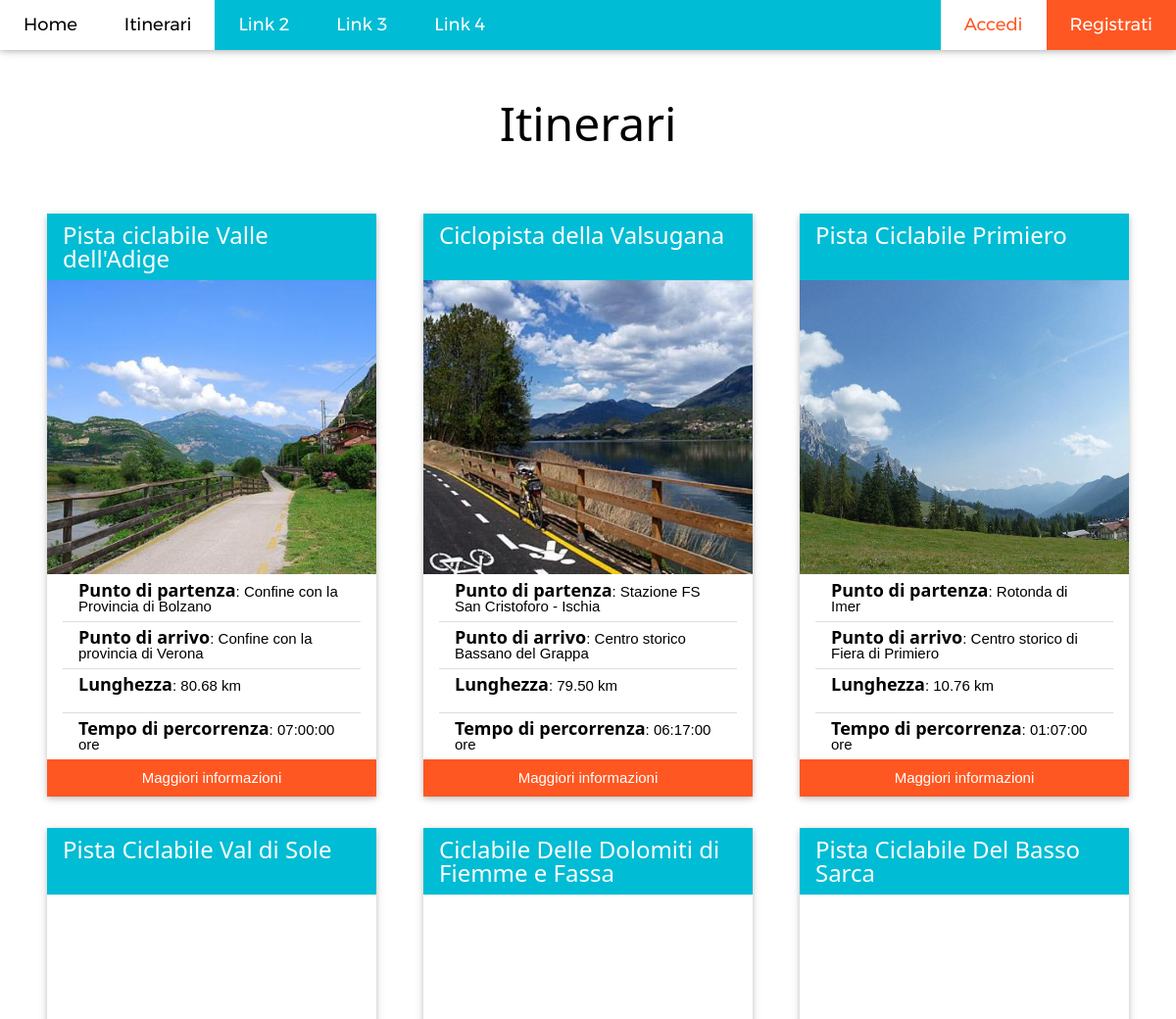
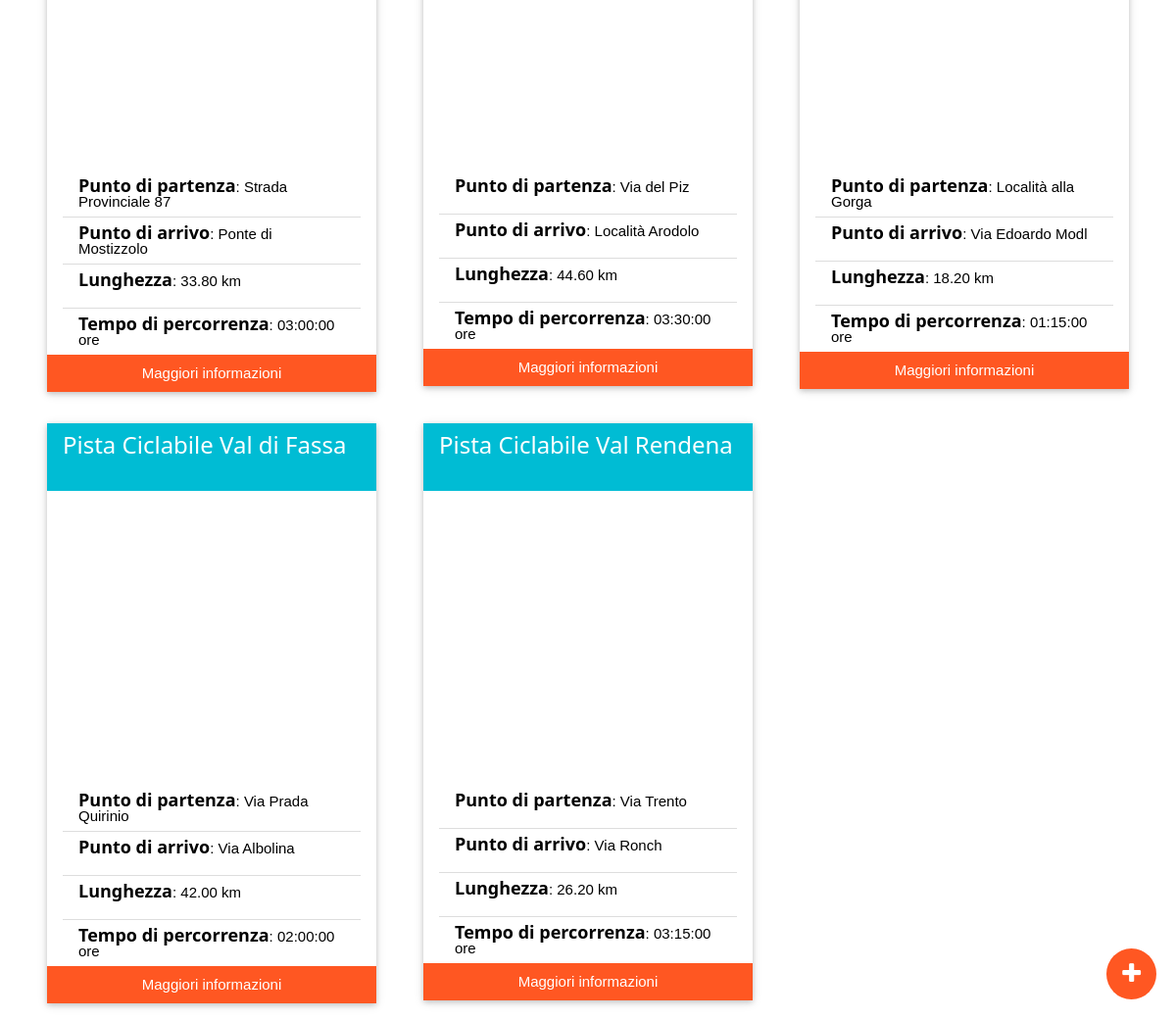
Screenshot of /views/itinerari/show_all.php with the database file from the repository (2 pictures, top to bottom).
### tables this page shows
create table itinerari(
    id               int unsigned auto_increment not null,
    nome             varchar(100)                not null,
    descrizione      text                        not null,
    lunghezza        decimal(7,2)                not null,
    tempoPercorrenza time                        not null,
    difficolta       set("1","2","3","4","5")    not null,
    infoUtili        text,
    tracciaGPS       varchar(250)                not null,
    idUtente         int unsigned,
    idPuntoPartenza  int unsigned                not null,
    idPuntoArrivo    int unsigned                not null,

    primary key (id),
    foreign key (idUtente) references utenti(id)
        on delete set null
        on update cascade,
    foreign key (idPuntoPartenza) references puntiSignificativi(id)
        on delete restrict
        on update cascade,
    foreign key (idPuntoArrivo)   references puntiSignificativi(id)
        on delete restrict
        on update cascade
);

create table puntiSignificativi(
    id          int         unsigned auto_increment                 not null,
    nome        varchar(50)                                         not null,
    tipo        set("ristoro", "interesse", "riparazione", "altro") not null default "altro",
    sitoWeb     varchar(300),
     
    latitudine  decimal(18, 15)                                     not null,
     
    longitudine decimal(17,15)                                      not null,
    idUtente    int unsigned,
    idLocalita  int unsigned                                        not null,

    primary key(id),

    foreign key (idUtente) references utenti(id)
        on delete set null
        on update cascade,
    foreign key (idLocalita) references localita(id)
        on delete restrict
        on update cascade
);

### php/user_status.php (called while the page is built, shortened)
<?php
$user_logged_in = false;
?>

### views/itinerari/show_all.php (the view, shortened to what this page needs)
<?php include $_SERVER['DOCUMENT_ROOT']."/FindMyRoute/php/user_status.php" ?>
<!DOCTYPE html>
<html>
    <head>
        <?php include ROOT_DIR."views/shared/head.php" ?>
    </head>
    <body>
        <?php include ROOT_DIR."views/shared/navbar.php" ?>
        <header class="my-header w3-center">
            <h1 class="w3-xxxlarge">Itinerari</h1>
        </header>
        <section class='w3-container'>
        <?php
            $query = "SELECT itinerari.*, immagini.path, p1.nome as puntoPartenza, p2.nome as puntoArrivo
                    from itinerari, immagini, puntiSignificativi as p1, puntiSignificativi as p2
                    where immagini.idItinerario = itinerari.id and
                          p1.id = itinerari.idPuntoPartenza and
                          p2.id = itinerari.idPuntoArrivo
                    group by itinerari.id";
            $res = mysql_query($query);
            $i = 0;
            while ($row = mysql_fetch_array($res)) {
                if ($i%3 == 0) {
                    if ($i != 0) {
                        echo "\t\t\t</section>\n";
                    }
                    echo "\t\t\t<section class='w3-row-padding'>\n";
                }
                echo "<div class='w3-third'>
                        <article class='w3-card-2 w3-margin'>
                            <header class='w3-container w3-cyan w3-text-white'>
                                <h3 class='my-two-lines'>".$row["nome"]."</h3>
                            </header>
                            <div class='my-card-image'
                                style='background-image:url(/FindMyRoute/files/imgs/".$row["path"].")'></div>
                            <article class='w3-container'>
                                <ul class='w3-ul my-list'>
                                    <li><h5 class='my-label'>Punto di partenza</h5>: ".$row["puntoPartenza"]."</li>
                                    <li><h5 class='my-label'>Punto di arrivo</h5>: ".$row["puntoArrivo"]."</li>
                                    <li><h5 class='my-label'>Lunghezza</h5>: ".$row["lunghezza"]." km</li>
                                    <li><h5 class='my-label'>Tempo di percorrenza</h5>: ".$row["tempoPercorrenza"]." ore</li>
                                </ul>
                            </article>
                            <footer>
                                <form action='show.php' method='post'>
                                <input type='hidden' name='idItinerario' value='".$row["id"]."'/>
                                <input type='submit' name='submit' value='Maggiori informazioni' class='w3-button w3-block w3-deep-orange'/>
                                </form>
                            </footer>
                        </article>
                    </div>";
                $i++;
            }
         ?>
         <button type="button" name="new" class="w3-button w3-circle w3-xlarge w3-deep-orange my-fixed"
            onclick="document.getElementById('nuovo').style.display='block';">
             <i class="fa fa-plus"></i></button>
        </section>
    </body>
</html>

### views/shared/head.php (shortened to what this page needs)
<link rel="stylesheet" type="text/css" href="/FindMyRoute/css/reset.css" />
<link rel="stylesheet" type="text/css" href="/FindMyRoute/css/mystyle.css" />
<link rel="stylesheet" type="text/css" href="/FindMyRoute/css/w3.css" />
<link rel="stylesheet" type="text/css" href="/FindMyRoute/css/fonts.css" />
<link rel="stylesheet" type="text/css" href="/FindMyRoute/css/font-awesome.min.css" />

### views/shared/navbar.php (shortened to what this page needs)
<div class="w3-top">
    <nav class="w3-bar w3-cyan w3-card-2 w3-left-align w3-large w3-text-white ">
        <?php $page = basename($_SERVER['PHP_SELF'])?>
        <a href="/FindMyRoute/index.php" class="w3-bar-item w3-button w3-padding-large
        <?php echo $page=='index.php'?'w3-white':'w3-hover-white' ?> ">Home</a>
        <a href="/FindMyRoute/views/itinerari/show_all.php" class="w3-bar-item w3-button w3-hide-small w3-hide-medium w3-padding-large
        <?php echo ($page!='index.php')?'w3-white':'w3-hover-white' ?>">Itinerari</a>
        <a href="#" class="w3-bar-item w3-button w3-hide-small w3-hide-medium w3-padding-large w3-hover-white">Link 2</a>
        <a href="#" class="w3-bar-item w3-button w3-hide-small w3-hide-medium w3-padding-large w3-hover-white">Link 3</a>
        <a href="#" class="w3-bar-item w3-button w3-hide-small w3-hide-medium w3-padding-large w3-hover-white">Link 4</a>
        <div class="my-float-right">
            <?php
                if (!$user_logged_in) {
             ?>
                <button class="w3-bar-item w3-button w3-hide-small w3-hide-medium
                    w3-padding-large w3-white w3-text-deep-orange"
                onclick="document.getElementById('accedi').style.display='block';">
                    Accedi
                </button>
                <button class="w3-bar-item w3-button w3-hide-small w3-hide-medium
                    w3-padding-large w3-hover-deep-orange w3-hover-white w3-deep-orange"
                onclick="document.getElementById('registra').style.display='block'">
                    Registrati</button>
            <?php
            }
            ?>
        </div>
    </nav>
</div>

### css/mystyle.css (style rules this page uses)
body, h1, h2, h3, h4, h5, h6 { font-family: "Lato", sans-serif }
.w3-bar, h1, button { font-family: "Montserrat", sans-serif }
.my-float-right { float: right !important; }
.my-header { margin-top: 50px; padding: 30px 20px; }
.my-label { display: inline; font-weight: bold; }
.my-card-image { width: 100%; height: 300px;; background-size:cover; background-position:50% 50%; }
.my-list li { min-height: 3em; line-height: 1em; }
.my-two-lines { height: 2em; line-height: 1em; }
.my-fixed { position: fixed!important; bottom: 20px; right: 20px; }

### css/w3.css (style rules this page uses)
html { box-sizing: border-box }
*, *:before, *:after { box-sizing: inherit }
html { -ms-text-size-adjust: 100%; -webkit-text-size-adjust: 100% }
body { margin: 0 }
article, aside, details, figcaption, figure, footer, header, main, menu, nav, section, summary { display: block }
a { background-color: transparent; -webkit-text-decoration-skip: objects }
button, input, select, textarea { font: inherit; margin: 0 }
button, input { overflow: visible }
button, select { text-transform: none }
button, html [type=button], [type=reset], [type=submit] { -webkit-appearance: button }
html, body { font-family: Verdana, sans-serif; font-size: 15px; line-height: 1.5 }
html { overflow-x: hidden }
h1 { font-size: 36px }
h3 { font-size: 24px }
h5 { font-size: 18px }
h1, h2, h3, h4, h5, h6 { font-family: "Segoe UI", Arial, sans-serif; font-weight: 400; margin: 10px 0 }
a { color: inherit }
.w3-btn, .w3-button { border: none; display: inline-block; outline: 0; padding: 8px 16px; vertical-align: middle; overflow: hidden; text-decoration: none; color: inherit; background-color: inherit; text-align: center; cursor: pointer; white-space: nowrap }
.w3-btn, .w3-button { -webkit-touch-callout: none; -webkit-user-select: none; -khtml-user-select: none; -moz-user-select: none; -ms-user-select: none; user-select: none }
.w3-ul { list-style-type: none; padding: 0; margin: 0 }
.w3-ul li { padding: 8px 16px; border-bottom: 1px solid #ddd }
.w3-ul li:last-child { border-bottom: none }
.w3-bar { width: 100%; overflow: hidden }
.w3-bar .w3-bar-item { padding: 8px 16px; float: left; width: auto; border: none; outline: none; display: block }
.w3-bar .w3-button { white-space: normal }
.w3-block { display: block; width: 100% }
.w3-container:after, .w3-container:before, .w3-panel:after, .w3-panel:before, .w3-row:after, .w3-row:before, .w3-row-padding:after, .w3-row-padding:before, .w3-cell-row:before, .w3-cell-row:after, .w3-clear:after, .w3-clear:before, .w3-bar:before, .w3-bar:after { content: ""; display: table; clear: both }
.w3-col, .w3-half, .w3-third, .w3-twothird, .w3-threequarter, .w3-quarter { float: left; width: 100% }
@media (min-width:601px) { .w3-col.m4, .w3-third { width: 33.33333% } }
.w3-top, .w3-bottom { position: fixed; width: 100%; z-index: 1 }
.w3-top { top: 0 }
.w3-circle { border-radius: 50% }
.w3-row-padding, .w3-row-padding>.w3-half, .w3-row-padding>.w3-third, .w3-row-padding>.w3-twothird, .w3-row-padding>.w3-threequarter, .w3-row-padding>.w3-quarter, .w3-row-padding>.w3-col { padding: 0 8px }
.w3-container, .w3-panel { padding: 0.01em 16px }
.w3-card, .w3-card-2 { box-shadow: 0 2px 5px 0 rgba(0, 0, 0, 0.16), 0 2px 10px 0 rgba(0, 0, 0, 0.12) }
.w3-large { font-size: 18px!important }
.w3-xlarge { font-size: 24px!important }
.w3-xxxlarge { font-size: 48px!important }
.w3-left-align { text-align: left!important }
.w3-center { text-align: center!important }
.w3-margin { margin: 16px!important }
.w3-padding-large { padding: 12px 24px!important }
.w3-cyan, .w3-hover-cyan:hover { color: #000!important; background-color: #00bcd4!important }
.w3-deep-orange, .w3-hover-deep-orange:hover { color: #fff!important; background-color: #ff5722!important }
.w3-white, .w3-hover-white:hover { color: #000!important; background-color: #fff!important }
.w3-text-white, .w3-hover-text-white:hover { color: #fff!important }
.w3-text-deep-orange { color: #ff5722!important }

### rows the page displays
itinerari: nome "Pista ciclabile Valle dell'Adige", shows a picture, idPuntoPartenza.nome "Confine con la Provincia di Bolzano", idPuntoArrivo.nome "Confine con la provincia di Verona", lunghezza "80.68", tempoPercorrenza "07:00:00"
itinerari: nome "Ciclopista della Valsugana", shows a picture, idPuntoPartenza.nome "Stazione FS San Cristoforo - Ischia", idPuntoArrivo.nome "Centro storico Bassano del Grappa", lunghezza "79.50", tempoPercorrenza "06:17:00"
itinerari: nome "Pista Ciclabile Primiero", shows a picture, idPuntoPartenza.nome "Rotonda di Imer", idPuntoArrivo.nome "Centro storico di Fiera di Primiero", lunghezza "10.76", tempoPercorrenza "01:07:00"
itinerari: nome "Pista Ciclabile Val di Sole", idPuntoPartenza.nome "Strada Provinciale 87", idPuntoArrivo.nome "Ponte di Mostizzolo", lunghezza "33.80", tempoPercorrenza "03:00:00"
itinerari: nome "Ciclabile Delle Dolomiti di Fiemme e Fassa", idPuntoPartenza.nome "Via del Piz", idPuntoArrivo.nome "Località Arodolo", lunghezza "44.60", tempoPercorrenza "03:30:00"
itinerari: nome "Pista Ciclabile Del Basso Sarca", idPuntoPartenza.nome "Località alla Gorga", idPuntoArrivo.nome "Via Edoardo Modl", lunghezza "18.20", tempoPercorrenza "01:15:00"
itinerari: nome "Pista Ciclabile Val di Fassa", idPuntoPartenza.nome "Via Prada Quirinio", idPuntoArrivo.nome "Via Albolina", lunghezza "42.00", tempoPercorrenza "02:00:00"
itinerari: nome "Pista Ciclabile Val Rendena", idPuntoPartenza.nome "Via Trento", idPuntoArrivo.nome "Via Ronch", lunghezza "26.20", tempoPercorrenza "03:15:00"
